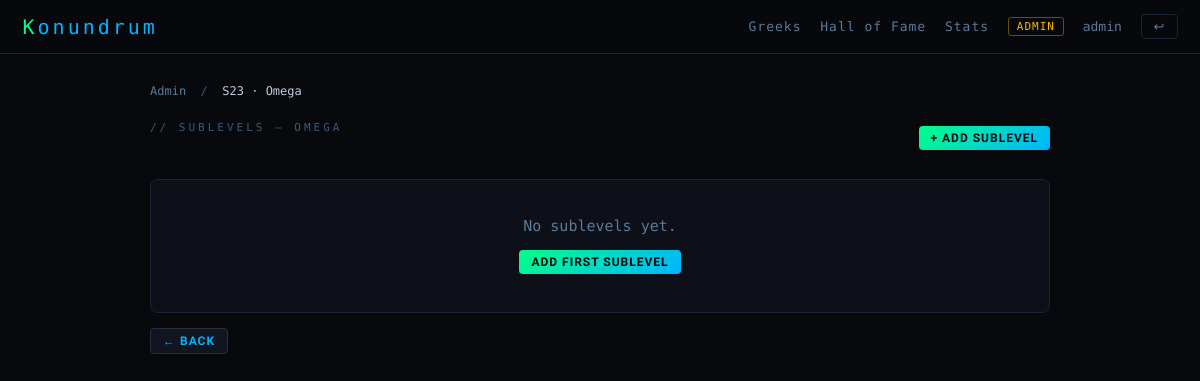
The page /admin/stone/25/challenges (signed in) on the database its author committed.
### tables this page shows
CREATE TABLE stones (
            id           INTEGER PRIMARY KEY AUTOINCREMENT,
            name         TEXT UNIQUE NOT NULL,   -- bijv. S1
            label        TEXT NOT NULL,           -- weergavenaam op blok
            row          INTEGER NOT NULL,        -- 0 = onderste rij
            col          INTEGER NOT NULL,        -- positie in rij
            dependencies TEXT DEFAULT ''          -- komma-gescheiden stone.name waarden
        , home_content TEXT DEFAULT '', campaign TEXT DEFAULT 'greeks');

### app.py (the view)
@app.route("/admin/stone/<int:stone_id>/challenges")
@admin_required
def admin_stone_challenges(stone_id):
    s = db.get_stone(stone_id)
    if not s: abort(404)
    conn = db.get_db()
    chs = conn.execute("SELECT * FROM challenges WHERE stone_id=? ORDER BY ord", (stone_id,)).fetchall()
    conn.close()
    return render_template("admin_challenges.html", stone=s, challenges=chs)

### app.py (called while the page is built)
def admin_required(f):
    @wraps(f)
    def inner(*args, **kwargs):
        if not session.get("is_admin"):
            return redirect(url_for("greeks"))
        return f(*args, **kwargs)
    return inner

### database.py (called while the page is built)
def get_db():
    conn = sqlite3.connect(DB_PATH)
    conn.row_factory = sqlite3.Row
    conn.execute("PRAGMA foreign_keys = ON")
    return conn

def get_stone(stone_id):
    conn = get_db()
    try:
        return conn.execute("SELECT * FROM stones WHERE id=?", (stone_id,)).fetchone()
    finally:
        conn.close()

### templates/admin_challenges.html (shortened to what this page needs)
{% extends "base.html" %}
{% block body %}
<div class="page">
  <div class="bc">
    <a href="{{ url_for('admin') }}">Admin</a> &nbsp;/&nbsp;
    <span>{{ stone.name }} · {{ stone.label }}</span>
  </div>
  <div class="flex-between" style="margin-bottom:1.5rem;">
    <div class="page-title">// SUBLEVELS — {{ stone.label }}</div>
    <a href="{{ url_for('admin_add_challenge', stone_id=stone.id) }}" class="btn btn-primary btn-sm">+ Add sublevel</a>
  </div>
  {% if challenges %}
    <div class="card" style="padding:0;overflow:hidden;">
      <table class="tbl">
        <thead><tr>
          <th>#</th><th>Slug / file</th><th>Type</th>
          <th>Answer</th><th>Hints</th><th>Actions</th>
        </tr></thead>
        <tbody>
        {% for ch in challenges %}
          <tr>
            <td style="font-family:var(--mono);color:var(--dim)">{{ ch.ord }}</td>
            <td>
              <span style="font-family:var(--mono);font-size:12px;color:var(--blue)">{{ ch.slug }}.html</span>
            </td>
            <td>
              {% if ch.is_final %}
                <span class="badge badge-yellow">NAME + CITY ★</span>
              {% else %}
                <span class="badge badge-dim">SINGLE</span>
              {% endif %}
            </td>
            <td style="font-family:var(--mono);font-size:12px;color:var(--green)">
              {% if ch.is_final %}
                {{ ch.answer_name }} / {{ ch.answer_city }}
              {% else %}
                {{ ch.answer_1 }}
              {% endif %}
            </td>
            <td style="font-family:var(--mono);font-size:12px;">
              <a href="{{ url_for('admin_challenge_hints', challenge_id=ch.id) }}"
                 class="btn btn-secondary btn-sm">💡 Hints</a>
            </td>
            <td>
              <div class="act">
                <a href="{{ url_for('admin_challenge_answers', challenge_id=ch.id) }}"
                   class="btn btn-secondary btn-sm">📝 Answers</a>
                <a href="{{ url_for('admin_edit_challenge', challenge_id=ch.id) }}"
                   class="btn btn-secondary btn-sm">Edit</a>
                <form method="POST" action="{{ url_for('admin_delete_challenge', challenge_id=ch.id) }}"
                      onsubmit="return confirm('Delete sublevel?');" style="margin:0">
                  <button type="submit" class="btn btn-danger btn-sm">✕</button>
                </form>
              </div>
            </td>
          </tr>
        {% endfor %}
        </tbody>
      </table>
    </div>
    <div class="card mt2" style="font-family:var(--mono);font-size:12px;color:var(--dim);line-height:1.8;">
      <strong style="color:var(--text-dim)">Challenge files</strong> are in the
      <code style="color:var(--blue)">challenges/</code> folder next to app.py.<br>
      ★ = Final sublevel: answer consists of name + city (2 fields).<br>
      Recommendation: make the last sublevel of each stone final.<br>
      💡 = Click "Hints" to set up trigger answers that show specific hints.
    </div>
  {% else %}
    <div class="card" style="text-align:center;padding:2.5rem;color:var(--text-dim);font-family:var(--mono);">
      No sublevels yet.
      <div class="mt2">
        <a href="{{ url_for('admin_add_challenge', stone_id=stone.id) }}"
           class="btn btn-primary btn-sm">Add first sublevel</a>
      </div>
    </div>
  {% endif %}
  <div class="mt2">
    <a href="{{ url_for('admin') }}" class="btn btn-secondary btn-sm">← Back</a>
  </div>
</div>
{% endblock %}

### templates/base.html (style rules this page uses)
*, *::before, *::after { margin:0; padding:0; box-sizing:border-box; }
:root { --bg:#08090d; --bg2:#0d1018; --bg3:#111520; --border:#1a2535; --border2:#243040; --green:#00ff88; --blue:#00b4ff; --yellow:#ffb400; --red:#ff4455; --dim:#3a5a7a; --text:#c0cedd; --text-dim:#5a7a9a; --mono:'Share Tech Mono',monospace; --sans:'Rajdhani',sans-serif; }
html { font-size:15px; }
body { background:var(--bg); color:var(--text); font-family:var(--sans); min-height:100vh; }
a { color:var(--blue); text-decoration:none; }
.page { max-width:960px; margin:0 auto; padding:2rem; }
.page-title { font-family:var(--mono); font-size:11px; letter-spacing:3px; color:var(--dim); text-transform:uppercase; margin-bottom:1.5rem; }
.card { background:var(--bg2); border:1px solid var(--border); border-radius:8px; padding:1.5rem; }
.btn { display:inline-block; padding:9px 20px; border-radius:4px; cursor:pointer; font-family:var(--sans); font-size:14px; font-weight:700; letter-spacing:1px; text-transform:uppercase; border:none; transition:all .2s; text-decoration:none !important; }
.btn-primary { background:linear-gradient(135deg,var(--green),var(--blue)); color:var(--bg); }
.btn-secondary { background:var(--bg3); border:1px solid var(--border2); color:var(--blue); }
.btn-sm { padding:5px 12px; font-size:12px; }
.bc { font-family:var(--mono); font-size:12px; color:var(--dim); margin-bottom:1.5rem; }
.bc a { color:var(--text-dim); }
.bc span { color:var(--text); }
.flex-between { display:flex; justify-content:space-between; align-items:center; }
.mt2 { margin-top:1rem }

### rows shown on the page
stones: name "S23", label "Omega", label "OMEGA"

### other values the page prints
{{ session.username }} "admin"
